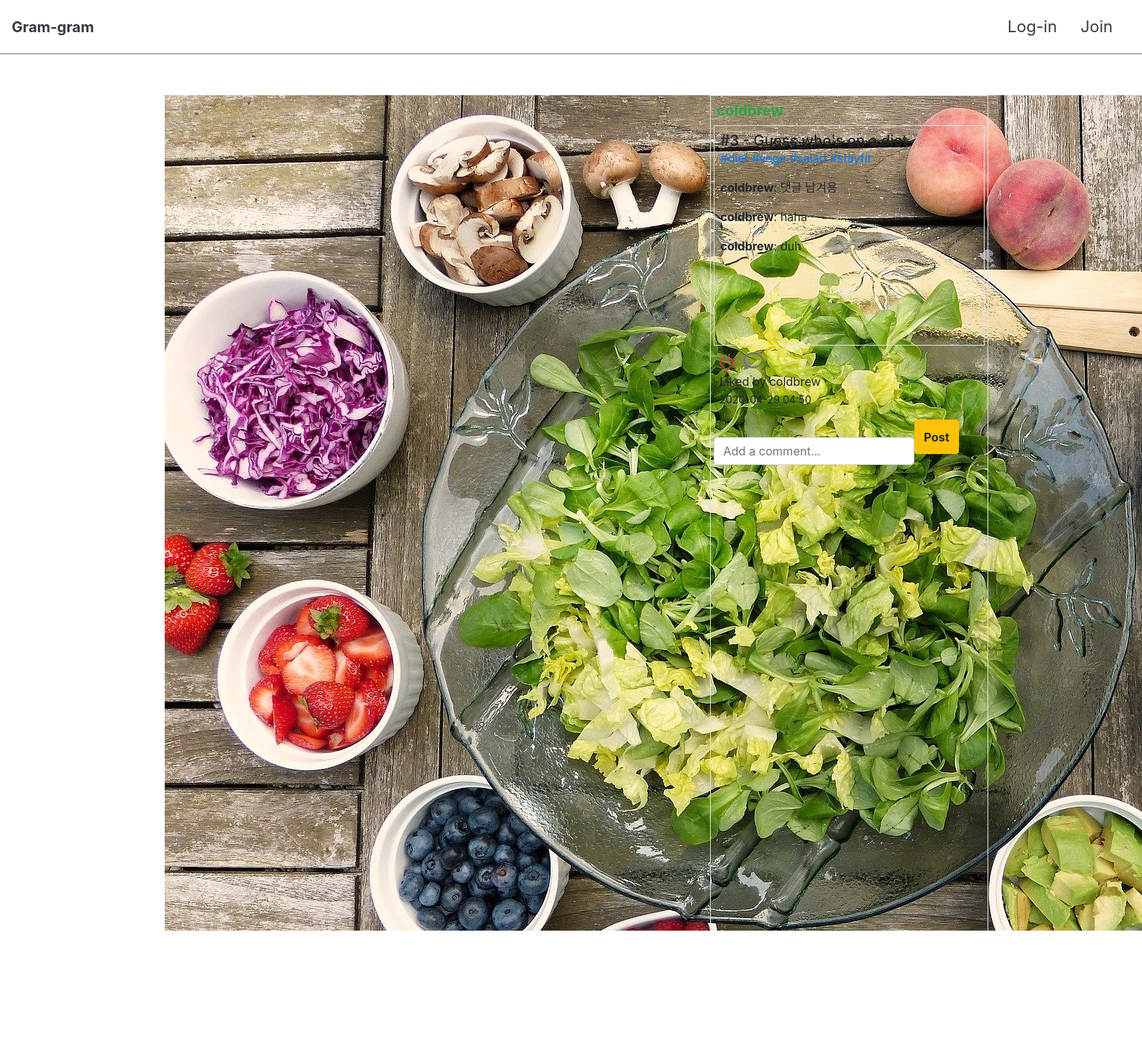
The app's page /articles/3/ with its own data.
### articles/models.py (models this page shows, shortened)
class Article(models.Model):
    title = models.CharField(max_length=100)
    content = models.TextField()
    image = models.ImageField(blank=True)
    image_thumbnail = ImageSpecField(source='image',
                                      processors=[ResizeToFit(700, 700)],
                                      format='JPEG',
                                      options={'quality': 60})
    created_at = models.DateTimeField(auto_now_add=True)
    updated_at = models.DateTimeField(auto_now=True)
    user = models.ForeignKey(settings.AUTH_USER_MODEL, on_delete=models.CASCADE)
    liked_users = models.ManyToManyField(settings.AUTH_USER_MODEL, related_name='liked_articles')
    tags = models.ManyToManyField('Hashtag', blank=True)
    class Meta:
        ordering = ['-created_at']

class Hashtag(models.Model):
    name = models.CharField(max_length=100, unique=True)

class Comment(models.Model):
    content = models.TextField()
    article = models.ForeignKey(Article, on_delete=models.CASCADE, related_name='comments')
    user = models.ForeignKey(settings.AUTH_USER_MODEL, on_delete=models.CASCADE)

### accounts/models.py (models this page shows)
class User(AbstractUser):
    followers = models.ManyToManyField(settings.AUTH_USER_MODEL, related_name='followings')

### articles/views.py (the view)
# urls.py: path('<int:article_id>/', views.comments, name='comments'),
def comments(request, article_id):
    article = get_object_or_404(Article, id=article_id)
    form = CommentForm()
    context = {
        'article':article,
        'form':form,
    }
    return render(request, 'articles/comment.html', context)

### articles/forms.py
class CommentForm(forms.ModelForm):
    content = forms.CharField(
        label = '',
        widget=forms.TextInput(
            attrs={
                'row':2,
                'col':10,
                'placeholder':'Add a comment...',
                'class':'form-control',
            }
        )
    )
    class Meta:
        model = Comment
        fields = ['content']

### articles/templatetags/article_extras.py (called while the page is built)
@register.filter
def add_link(value):
    content = value.content
    tags = value.tags.all()
    for tag in tags:
        content = re.sub(r'\#'+tag.name+r'\b', '<a href="/articles/explore/'+tag.name+'/">#'+tag.name+'</a>', content)
    return content

### articles/templates/articles/comment.html (shortened to what this page needs)
{% extends 'base.html' %}
{% load bootstrap4 %}
{% load article_extras %}
{% load mathfilters %}
{% block content %}
<div class="row" >
    <div class="col-8">
        <img src="{{article.image_thumbnail.url}}" class="d-block m-auto pb-2"/>
    </div>
    <div class="col-4 border p-1">
        <div class="border-bottom d-flex justify-content-between pl-1 pt-1">
            <h5><a href="{% url 'profile' article.user.username %}" class="text-success"><strong>{{ article.user.username }}</strong></a> </h5>
        </div>
        <div class="border-left border-right border-bottom pl-2 pt-2"style="height: 300px; overflow-y: auto">
            <h5 class="card-title m-0">#{{article.pk}} - {{article.title}}</h5>
            <p>{{article|add_link|safe|linebreaksbr}}</p>
            {% for comment in article.comments.all %}
                <div class="d-flex justify-content-between m-0">
                    <p class="mb-0 p-0"><strong>{{comment.user}}</strong>:   {{ comment.content }}</p>
                </div>
                {% empty %}
                <p>There is no comment.</p>
            {% endfor %}
        </div>
        <div class="d-block w-100 pt-2 pl-2" >
            <div >
                <span>{% include 'articles/like.html'%}</span>
                <span><a href="{% url 'articles:comments' article.pk %}"><i class="far fa-comment text-secondary" style='font-size:27px'></i></a></span>
            </div>
            <p class="m-0">
            {% if article.liked_users.count >= 2 %}
                Liked by {{article.liked_users.first }} and {{article.liked_users.count|sub:1}} others
            {% elif article.liked_users.count == 1 %}
                Liked by {{article.liked_users.first }}
            {% endif %}
            </p>
            <p class="mt-0"><small>{{ article.created_at|date:'Y-m-d H:i' }}</small></p>
        </div>
        <div>
            <form action="{% url 'articles:comment_create' article.pk %}" method="POST" enctype="multipart/form-data" class="d-flex">
                {% bootstrap_form form%}
                <button class="btn btn-warning py-0" style="height: 47px;"><strong>Post</strong></button>
            </form>
        </div>
    </div>
</div>
{% endblock %}

### records on screen
Article: image_thumbnail (picture), user.username "coldbrew", pk "3", title "Guess who's on a diet", content+id "#diet #vege #salad #stayfit", liked_users.first "coldbrew", created_at "2020-04-29 04:50"
Comment: user "coldbrew", content "댓글 남겨용"
Comment: user "coldbrew", content "haha"
Comment: user "coldbrew", content "duh"
